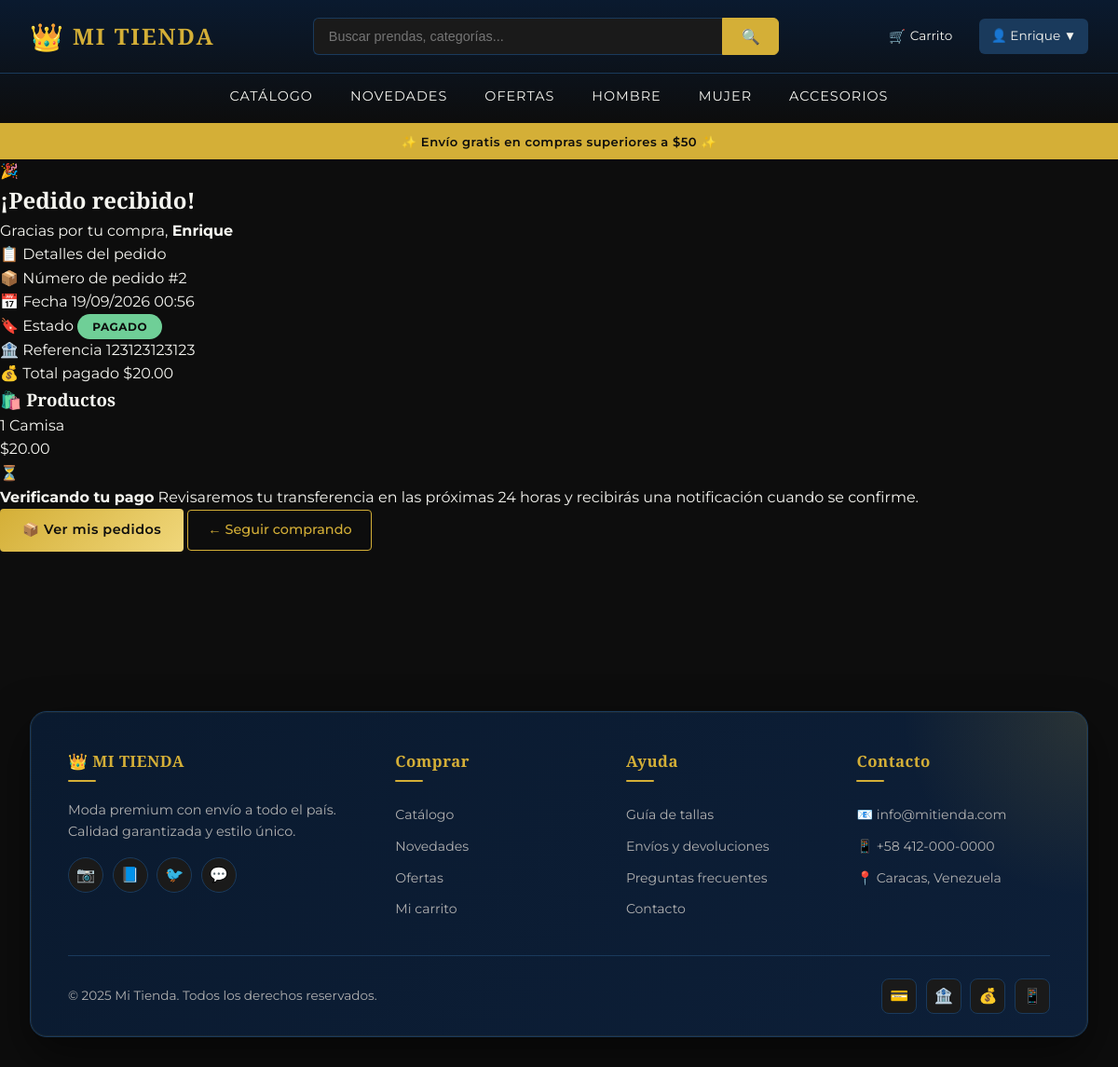
/confirmacion/2/ (signed in), run on the app's committed database.
### tienda/tienda/models.py (models this page shows, shortened)
class Pedido(models.Model):
    ESTADOS = [
        ('pendiente', 'Pendiente de pago'),
        ('pagado', 'Pagado'),
        ('enviado', 'Enviado'),
        ('entregado', 'Entregado'),
        ('cancelado', 'Cancelado'),
        ('reembolsado', 'Reembolsado'),
    ]
    METODOS_PAGO = [
        ('transferencia', 'Transferencia bancaria'),
        ('mercadopago', 'MercadoPago'),
        ('binance', 'Binance Pay / USDT'),
        ('zelle', 'Zelle'),
    ]
    usuario = models.ForeignKey(User, on_delete=models.CASCADE, related_name='pedidos')
    creado = models.DateTimeField(auto_now_add=True)
    actualizado = models.DateTimeField(auto_now=True)
    estado = models.CharField(max_length=20, choices=ESTADOS, default='pendiente')
    total = models.DecimalField(max_digits=10, decimal_places=2, default=0)
    metodo_pago = models.CharField(
        max_length=20,
        choices=METODOS_PAGO,
        default='transferencia'
    )
    referencia_transferencia = models.CharField(max_length=100, blank=True)
    comprobante = models.ImageField(upload_to='comprobantes/', blank=True, null=True)
    class Meta:
        verbose_name = "Pedido"
        verbose_name_plural = "Pedidos"
        ordering = ['-creado']

class PedidoItem(models.Model):
    pedido = models.ForeignKey(Pedido, related_name='items', on_delete=models.CASCADE)
    producto = models.ForeignKey(Producto, on_delete=models.SET_NULL, null=True)
    precio = models.DecimalField(max_digits=10, decimal_places=2)
    cantidad = models.IntegerField()
    class Meta:
        verbose_name = "Item del pedido"
        verbose_name_plural = "Items del pedido"
    def subtotal(self):
        return self.precio * self.cantidad

class Producto(models.Model):
    nombre = models.CharField(max_length=200)
    descripcion = models.TextField()
    precio = models.DecimalField(max_digits=10, decimal_places=2)
    stock = models.IntegerField(default=0)
    imagen = models.ImageField(upload_to='productos/', blank=True, null=True)
    categoria = models.ForeignKey(Categoria, on_delete=models.CASCADE, related_name='productos')
    disponible = models.BooleanField(default=True)
    creado = models.DateTimeField(auto_now_add=True)
    class Meta:
        verbose_name = "Producto"
        verbose_name_plural = "Productos"
        ordering = ['-creado']

### tienda/tienda/views.py (the view)
# urls.py: path('confirmacion/<int:pedido_id>/', views.confirmacion_pedido, name='confirmacion_pedido'),
@login_required
def confirmacion_pedido(request, pedido_id):
    pedido = get_object_or_404(Pedido, id=pedido_id, usuario=request.user)
    return render(request, 'tienda/confirmacion.html', {'pedido': pedido})

### tienda/templates/tienda/confirmacion.html (shortened to what this page needs)
{% extends 'tienda/_base.html' %}
{% load static %}
{% block contenido %}
<section class="seccion-confirmacion">
    <div class="confirmacion-card">
        <div class="confirmacion-icon">🎉</div>
        <h1>¡Pedido recibido!</h1>
        <p class="confirmacion-sub">
            Gracias por tu compra,
            <strong>{{ user.first_name|default:user.username }}</strong>
        </p>
        <div class="confirmacion-info">
            <div class="confirmacion-info-titulo">
                📋 Detalles del pedido
            </div>
            <div class="confirmacion-row">
                <span class="confirmacion-label">📦 Número de pedido</span>
                <span class="confirmacion-value">#{{ pedido.id }}</span>
            </div>
            <div class="confirmacion-row">
                <span class="confirmacion-label">📅 Fecha</span>
                <span class="confirmacion-value">{{ pedido.creado|date:"d/m/Y H:i" }}</span>
            </div>
            <div class="confirmacion-row">
                <span class="confirmacion-label">🔖 Estado</span>
                <span class="pedido-estado estado-{{ pedido.estado }}">
                    {{ pedido.get_estado_display }}
                </span>
            </div>
            {% if pedido.referencia_transferencia %}
            <div class="confirmacion-row">
                <span class="confirmacion-label">🏦 Referencia</span>
                <span class="confirmacion-value">{{ pedido.referencia_transferencia }}</span>
            </div>
            {% endif %}
            <div class="confirmacion-row">
                <span class="confirmacion-label">💰 Total pagado</span>
                <span class="confirmacion-value destacado">${{ pedido.total }}</span>
            </div>
        </div>
        <div class="confirmacion-productos">
            <h3>🛍️ Productos</h3>
            {% for item in pedido.items.all %}
            <div class="confirmacion-item">
                <div class="confirmacion-item-nombre">
                    <span class="confirmacion-item-cantidad">{{ item.cantidad }}</span>
                    <span>{{ item.producto.nombre }}</span>
                </div>
                <span class="confirmacion-item-precio">${{ item.subtotal }}</span>
            </div>
            {% endfor %}
        </div>
        <div class="confirmacion-aviso">
            <span class="confirmacion-aviso-icon">⏳</span>
            <div>
                <strong>Verificando tu pago</strong>
                Revisaremos tu transferencia en las próximas 24 horas y recibirás una notificación cuando se confirme.
            </div>
        </div>
        <div class="confirmacion-acciones">
            <a href="{% url 'historial_pedidos' %}" class="btn-dorado">
                📦 Ver mis pedidos
            </a>
            <a href="{% url 'lista_productos' %}" class="btn-outline">
                ← Seguir comprando
            </a>
        </div>
    </div>
</section>
{% endblock %}

### templates/tienda/_base.html (shortened to what this page needs)
{% load static %}
<!DOCTYPE html>
<html lang="es">
<head>
    <link rel="stylesheet" href="{% static 'css/estilo.css' %}">
</head>
<body>
<header class="site-header">
    <div class="header-main">
        <a href="{% url 'inicio' %}" class="logo">
            <span class="logo-icon">👑</span>
            <span class="logo-text">MI TIENDA</span>
        </a>
        <form method="get" action="{% url 'lista_productos' %}" class="header-buscador">
            <input type="text" name="q" placeholder="Buscar prendas, categorías..." value="{{ request.GET.q }}">
            <button type="submit">🔍</button>
        </form>
        <nav class="header-nav">
            {% if user.is_authenticated %}
                <a href="{% url 'ver_carrito' %}" class="nav-icon" title="Carrito">
                    🛒<span>Carrito</span>
                </a>
                <div class="user-menu">
                    <span class="user-name">👤 {{ user.first_name|default:user.username }} ▼</span>
                </div>
            {% else %}
                <a href="{% url 'login' %}" class="btn-outline">Iniciar sesión</a>
                <a href="{% url 'registro' %}" class="btn-dorado">Registrarse</a>
            {% endif %}
        </nav>
    </div>
    <nav class="header-menu">
        <a href="{% url 'lista_productos' %}">Catálogo</a>
        <a href="{% url 'lista_productos' %}?orden=nuevo">Novedades</a>
        <a href="{% url 'lista_productos' %}?orden=precio_asc">Ofertas</a>
        <a href="{% url 'lista_productos' %}">Hombre</a>
        <a href="{% url 'lista_productos' %}">Mujer</a>
        <a href="{% url 'lista_productos' %}">Accesorios</a>
    </nav>
</header>
    <div class="header-top">
        <p>✨ Envío gratis en compras superiores a $50 ✨</p>
    </div>
<main>
    {% block contenido %}{% endblock %}
</main>
<footer class="site-footer">
    <div class="footer-caja">
        <div class="footer-grid">
            <div class="footer-col">
                <h4>👑 MI TIENDA</h4>
                <p>Moda premium con envío a todo el país. Calidad garantizada y estilo único.</p>
                <div class="social-icons">
                    <a href="#" title="Instagram">📷</a>
                    <a href="#" title="Facebook">📘</a>
                    <a href="#" title="Twitter">🐦</a>
                    <a href="#" title="WhatsApp">💬</a>
                </div>
            </div>
            <div class="footer-col">
                <h4>Comprar</h4>
                <ul>
                    <li><a href="{% url 'lista_productos' %}">Catálogo</a></li>
                    <li><a href="{% url 'lista_productos' %}?orden=nuevo">Novedades</a></li>
                    <li><a href="{% url 'lista_productos' %}?orden=precio_asc">Ofertas</a></li>
                    <li><a href="{% url 'ver_carrito' %}">Mi carrito</a></li>
                </ul>
            </div>
            <div class="footer-col">
                <h4>Ayuda</h4>
                <ul>
                    <li><a href="#">Guía de tallas</a></li>
                    <li><a href="#">Envíos y devoluciones</a></li>
                    <li><a href="#">Preguntas frecuentes</a></li>
                    <li><a href="#">Contacto</a></li>
                </ul>
            </div>
            <div class="footer-col">
                <h4>Contacto</h4>
                <ul>
                    <li>📧 info@mitienda.com</li>
                    <li>📱 +58 412-000-0000</li>
                    <li>📍 Caracas, Venezuela</li>
                </ul>
            </div>
        </div>
        <div class="footer-bottom">
            <p>&copy; 2025 Mi Tienda. Todos los derechos reservados.</p>
            <div class="pagos-icons">
                <span title="Tarjeta">💳</span>
                <span title="Transferencia">🏦</span>
                <span title="Efectivo">💰</span>
                <span title="Pago móvil">📱</span>
            </div>
        </div>
    </div>
</footer>
</body>
</html>

### data on the page
Pedido: id "2", creado "19/09/2026 00:56", estado "PAGADO", referencia_transferencia "123123123123", total "20.00"
PedidoItem: cantidad "1", producto.nombre "Camisa", subtotal "20.00"

### other printed values
{{ user.first_name|default:user.username }} "Enrique"
